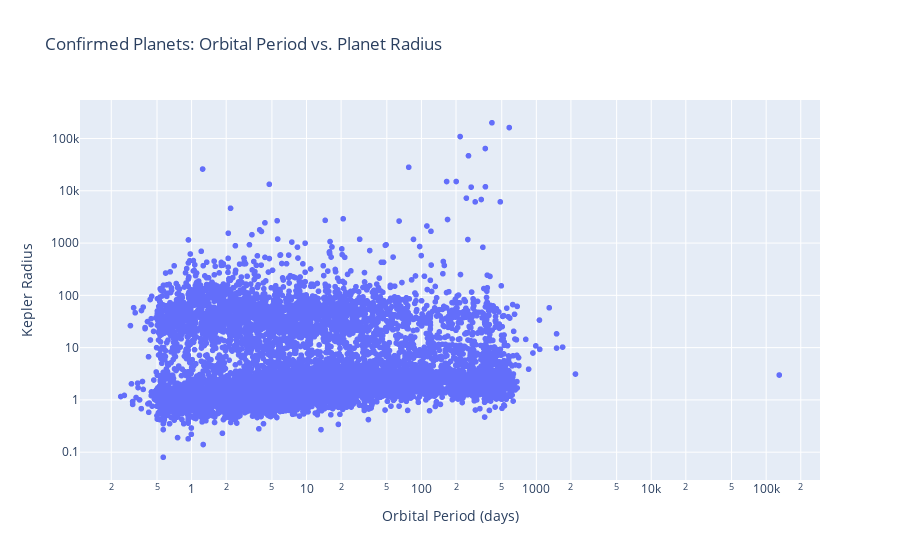

This figure's notebook cell:
### Markdown cell above
### Oribital Period vs. Planet Radius 
A scatter plot comparing the orbital period and planet radius for the discovered exoplanets. This can help identify trends or clusters in the data.

### Code cell
# Create an interactive scatter plot of exoplanet orbital period vs. planet radius
fig = px.scatter(
    df,
    x="koi_period",
    y="koi_prad",
    hover_data=["kepler_name"],
    labels={
        "koi_period": "Orbital Period (days)",
        "koi_prad": "Kepler Radius",
        "pl_name": "Kepler Name",
    },
    title="Confirmed Planets: Orbital Period vs. Planet Radius",
    log_x=True,
    log_y=True,
)

# Show the plot
fig.show()

### Figure 1 — Plotly figure (JSON) as saved in the notebook; plotly's stock layout.template omitted (floating-point values rounded to 4 significant figures; data arrays with more than 128 entries replaced by an {"elided": "..."} marker saying what was removed)
{"data": [{"customdata": {"elided": "9564x1 str values"}, "hovertemplate": "Orbital Period (days)=%{x}<br>Kepler Radius=%{y}<br>kepler_name=%{customdata[0]}<extra></extra>", "legendgroup": "", "marker": {"color": "#636efa", "symbol": "circle"}, "mode": "markers", "name": "", "showlegend": false, "type": "scattergl", "x": {"elided": "9564 float values"}, "xaxis": "x", "y": {"elided": "9564 float values"}, "yaxis": "y"}], "layout": {"legend": {"tracegroupgap": 0}, "title": {"text": "Confirmed Planets: Orbital Period vs. Planet Radius"}, "xaxis": {"anchor": "y", "domain": [0, 1], "title": {"text": "Orbital Period (days)"}, "type": "log"}, "yaxis": {"anchor": "x", "domain": [0, 1], "title": {"text": "Kepler Radius"}, "type": "log"}}}
